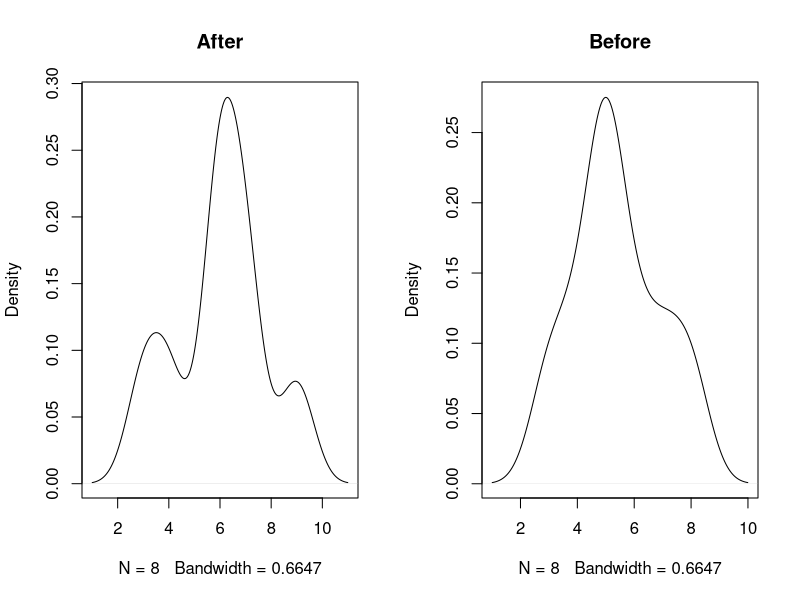
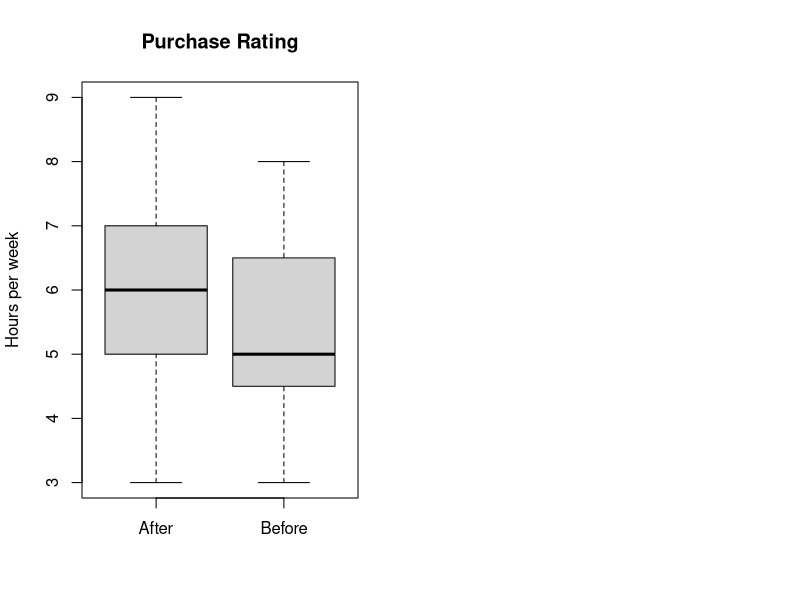

These charts were generated, in order, by the following R code:
setwd("~/Rscripts/hypothesis-tests")
mydata = read.csv("datafiles/PurchaseRating.csv")
par(mfrow=c(1,2)) 
plot(density(mydata$After), "After")
plot(density(mydata$Before), "Before")
boxplot(mydata$After, mydata$Before, ylab="Hours per week", names=c("After", "Before"), main="Purchase Rating")
t.test(mydata$After ,mydata$Before, alternative="greater", paired=T, conf.level=.95)